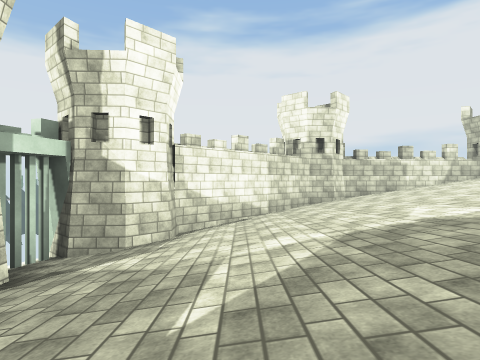
view 1 (above)

16 first-person views from a walk through a scene from a Unity 3-D project. The camera is 1.3 m above the floor, looks level and sees 75° across. The floor is counted in squares, 2 m on a side. Each view is taken from the middle of a square. On the plan, view 1 faces up. The plan holds only what a view shows up to about 10 squares ahead; the rest is blank. The place goes on beyond the plan. The player character is not drawn. Some surface patterns are stand-ins.

view 2
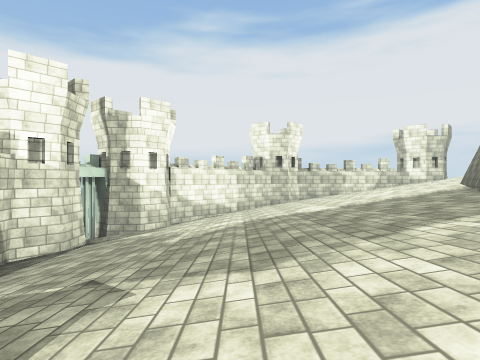

view 3
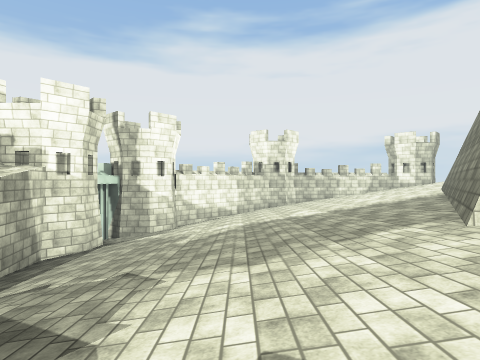

view 4
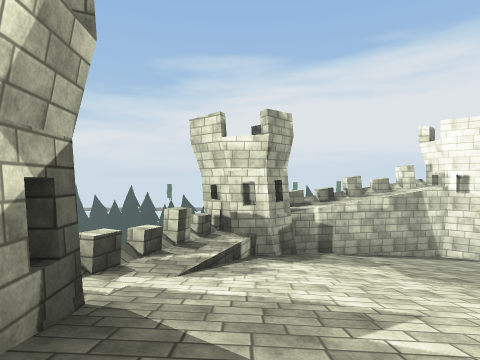

view 5
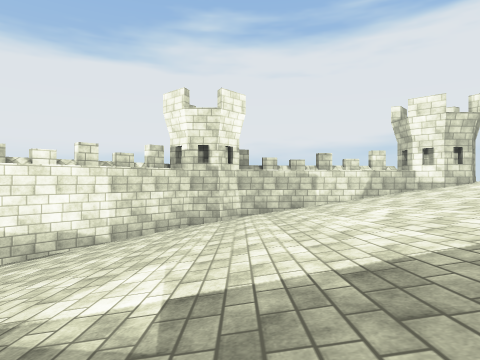

view 6
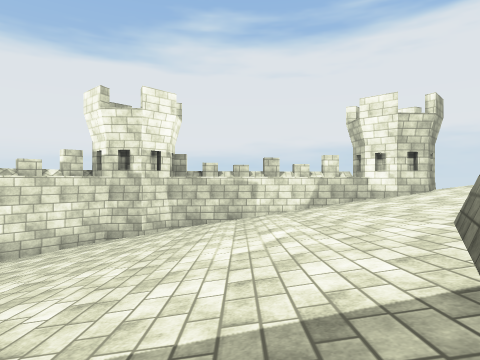

view 7
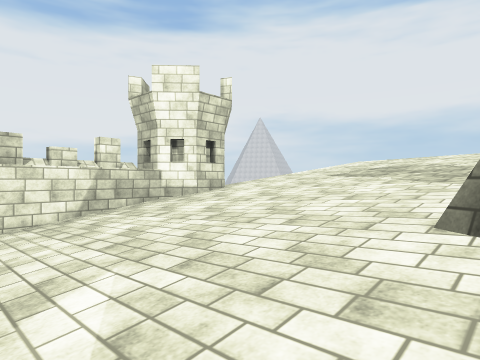

view 8
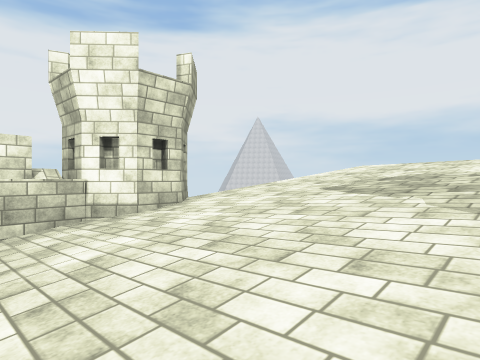

view 9
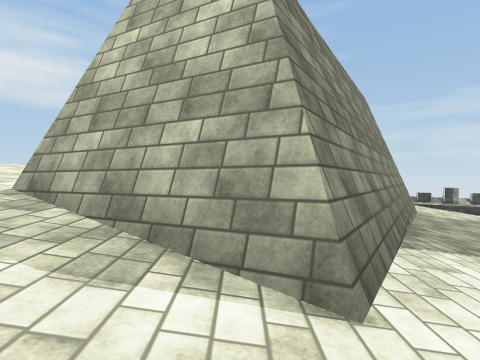

view 10
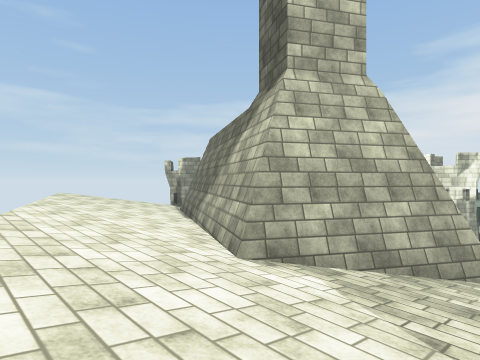

view 11
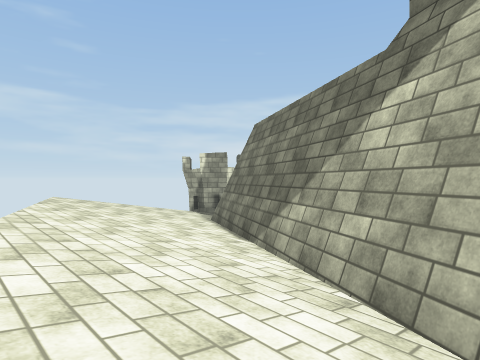

view 12
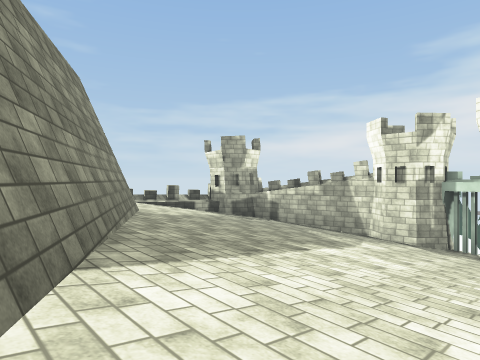

view 13
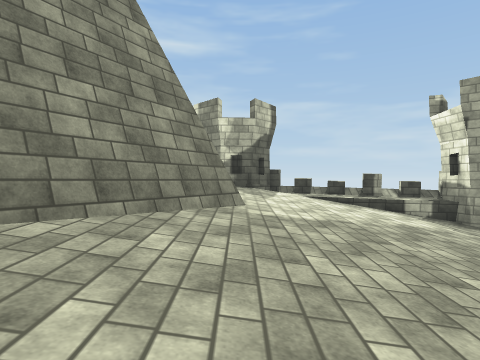

view 14
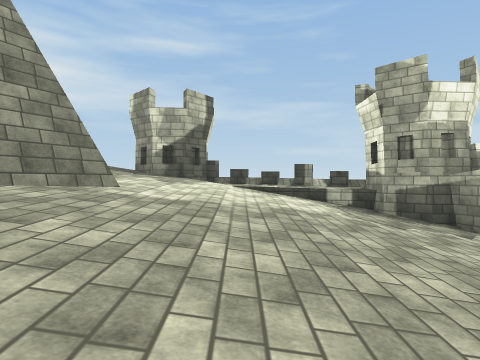

view 15
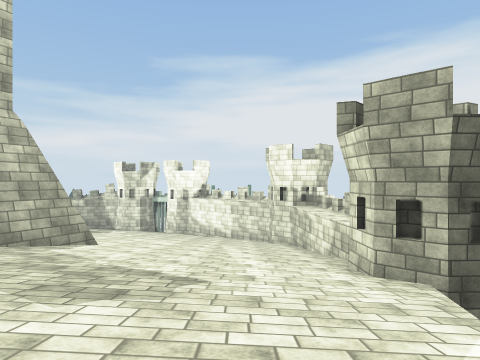

view 16
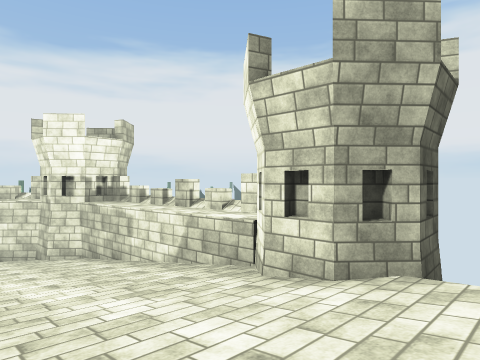

### Floor plan
Key: @ floor where view 1 was taken; # wall or solid block; . main floor; - floor 1.5 m lower than the main floor; : floor 1.5 m higher than the main floor; + floor 3.25 m higher than the main floor; / step, stairs or slope; = window, fence, low wall or low ledge; v drop or lower ground.
Columns run from 4 left of view 1 to 16 right of it. Each row starts with its distance up from view 1.
 14               ###
 13           #######
 12       #####..::#++v
 11      ##.....::::++++v
 10     ##......:::++++++
  9    ##......::::+++++
  8   ##.......::::+++++
  7   #........:::++++++
  6 ###.......::##+++++
  5 #--.......::###++++
  4 ##........:#####+++
  3 ##.......:/#  #+++
  2 #-.......:## ##+++
  1 #........##  #+++
  0 ##..@...:#  ##+++
 -1  #......:# ##++++
 -2  #.....::  #++++
 -3  ##....::: +++++
 -4   ##=..:::++++++
 -5   ###:::::  +++
 -6      #=###   /+

Positions as (right, up) in squares from view 1, and headings:
1: (0, 0), facing up
2: (1, -4), facing up
3: (1, -5), facing up
4: (6, -4), facing left
5: (4, 2), facing up
6: (6, 3), facing up
7: (6, 6), facing up-right
8: (8, 7), facing up-right
9: (9, 8), facing down
10: (14, 7), facing down-left
11: (13, 4), facing down-left
12: (8, 7), facing down-left
13: (4, 4), facing down
14: (2, 4), facing down
15: (16, 10), facing left
16: (13, 9), facing up-left
